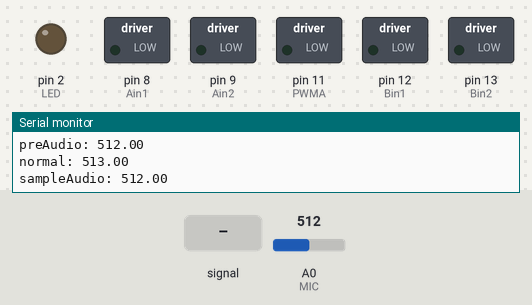
Recording of a sketch running on a simulated Arduino Uno, built with avr-gcc and run on an emulated ATmega328P. Parts: switched loads named in the sketch (green lamp = pin HIGH), output pins drawn as LEDs (lit = HIGH), the last lines printed to the serial monitor. Inputs (shaded band) come from the test bench; at power-on: A0 (MIC) = 512.

Above: at 1.2 s.
1.3 s: A0 (MIC) fed a 200 Hz sine of ±81 counts around its level
At 1.63 s:
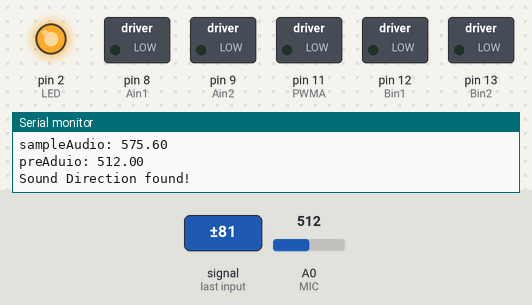
Timing chart, 0 to 4.3 s (numbered marks = the images above; inputs shaded):
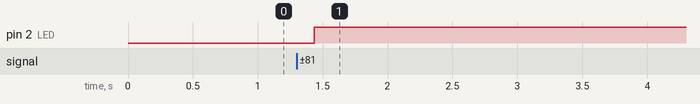

Measured:
- after the input at 1.3 s, pin 2 (LED): LOW → HIGH after 0.14 s

The sketch:

Move_towards_Sound.ino
```cpp
// This works!

// Pin variables
const int LED = 2;     // Pin  for LED light
const int TRIG = 6;    // Pin for the trig pin of the ultrasonic
const int ECHO = 5;    // Pin for the echo pin of the ultrasonic
const int MIC = A0;    // Pin for Sound Sensor

// Pins for Left Motor
const int PWMB = 10;
const int Bin2 = 13;
const int Bin1 = 12;

// Pins for Right Motor
const int Ain1 = 8;
const int Ain2 = 9;
const int PWMA = 11;

// Sample variables
float sampleAudio = 0;    // sample of audio level in environment
float preAduio = 0;       // Previous Audio sample
float normal = -1;        // Normal sound level

// Control variables
const float turnTheshold = 3.0;   // min sound threshold for the robot to detect if it start to turn around
const float sourceThreshold = 22.5; // min sound threshold for the robot to detect if it think it found the source of the sound.
boolean turned = false;   // control variable. Determines if robot is turned towards sound.
boolean found = false;    //control variable. Determines if robot has fuond the source of the sonud.

void setup() {
  Serial.begin (9600); // Start a serial connection

  // Set up pins for motor
  pinMode (Ain1, OUTPUT);
  pinMode (Ain2, OUTPUT);
  pinMode (PWMA, OUTPUT);

  pinMode (Bin1, OUTPUT);
  pinMode (Bin2, OUTPUT);
  pinMode (PWMA, OUTPUT);

  // set up pin for LED
  pinMode (LED, OUTPUT);
  digitalWrite (LED, LOW);
}

void loop() {
  //forward (200, 250);
  //delay (500);

  if (found == false) {
    preAduio = sampleAudio;
    sampleAudio = takeSample ();

    Serial.print ("sampleAudio: ");
    Serial.println (sampleAudio);
    Serial.print ("preAudio: ");
    Serial.println (preAduio);
    Serial.print ("normal: ");
    Serial.println (normal);
  }

  // Callibrate the robot to a normal environment
  if (normal == -1) {
    normal = sampleAudio + 1;
  }
  findSource (); // Spin robot around
  zeroIn (); // Move robot towards the sound

  if (turned == true) {
    digitalWrite (LED, HIGH);
    delay (200);
  }
  digitalWrite (LED, LOW);
}

/*
 * Takes a couple of samples from audio and averages them out.
 * Reduces the number of sudden spikes in audio levels.
 * Param:
 *  N/A
 * Return:
 *  A float that represents the average of five audio samples.
 */
float takeSample () {
  float sumSample = 0;

  // sum five audio samples together
  for (int i = 0; i < 5; i++) {
    float sample = (float) analogRead (MIC);
    sumSample += sample;
    delay (10);
  }
  return sumSample / 5; // divides the samples by five and return.
}

/*
 * Turns the robot to the direction the sound is coming from.
 *
 * Param:
 *    N/A
 *
 * Return:
 *    N/A
 */
void findSource () {
  if (((normal + 0.5) < sampleAudio) && (turned == false)) { // If detected large sound and the robot hasn't turned.
    Serial.println ("NOISE DETECTED!");
    Serial.print ("sampleAudio: ");
    Serial.println (sampleAudio);
    Serial.print ("preAduio: ");
    Serial.println (preAduio);

    // If the sample Audio is less than the threshold
    if (sampleAudio < turnTheshold){
      Serial.println ("Turning towards Sound!");
      right (200, 250);
      delay (100);
    }
    // If the sample Adudio is greater to threshold but the previous audio is less than threshold
    else if ((sampleAudio >= turnTheshold) && (preAduio < turnTheshold)) {
      Serial.println ("Turning towards Sound!");
      right (200, 250);
      delay (100);
    }
    // If the sample audio and the previous audio are both greater than threshold
    else if ((sampleAudio >= turnTheshold) && (preAduio >= turnTheshold)) {
      Serial.println ("Sound Direction found!");
      digitalWrite (LED, HIGH);
      delay (200);
      turned = true;
    }
  }
  digitalWrite (LED,LOW); // turn off LED
}

/*
 * Moves the robot towards the source of the sound while avoiding objects in the way.
 *
 * Param:
 *    N/A
 * Return:
 *  N/A
 */
void zeroIn () {
  if ((turned == true) && (found == false)) {

    // Do object detection stuff here!

    if (sampleAudio < sourceThreshold) {
      Serial.println ("Moving Forward.");
      forward (255, 150);
    }
    else if (sampleAudio >= sourceThreshold) {
      Serial.println ("Found Source!");
      found = true;
    }
  }
}

/*
 * Makes the robot moves backward from the direction it is facing.
 * Param:
 *  motorSpeed    - Controls the speed of the motors
 *  distance      - Controls how far the robot moves in the direction
 * Return:
 *  N/A
 */
void backward (int motorSpeed, int distance) {
  rightMotor (-motorSpeed); // Activate the right motor. negative for reverse
  leftMotor (-motorSpeed); // Activate the left motor. negative for reverse
  delay (distance); // Waits for the robot to move to the desired length
  rightMotor (0); // Stop the right motor
  leftMotor (0); // Stop the left motor
}

/*
 * Makes the robot moves to the right from the direction it is facing.
 * Param:
 *  motorSpeed    - Controls the speed of the motors
 *  distance      - Controls how far the robot moves in the direction
 * Return:
 *  N/A
 */
void right (int motorSpeed, int distance) {
  rightMotor (motorSpeed); // Right motor moves forward
  leftMotor (-motorSpeed); // Left motor moves backward. Negative = reverse
  delay (distance); // wait for the robot to move to the desired length
  rightMotor (0); // stop right motor
  leftMotor (0); // stop left motor
}

/*
 * Makes the robot moves forward in the direction it is facing.
 * Param:
 *  motorSpeed    - Controls the speed of the motors
 *  distance      - Controls how far the robot moves in the direction
 * Return:
 *  N/A
 */
void forward (int motorSpeed, int distance) {
  rightMotor (motorSpeed); // Active the right motor
  leftMotor (motorSpeed); // Active the left motor
  delay (distance);       // Waits for the robot to move to the desired direction
  rightMotor (0);         // Stop the right motor
  leftMotor (0);          // Stop the left motor
}

/*
 * Makes the robot moves to the left from the direction it is facing.
 * Param:
 *  motorSpeed    - Controls the speed of the motors
 *  distance      - Controls how far the robot moves in the direction
 * Return:
 *  N/A
 */
void left (int motorSpeed, int distance) {
  rightMotor (-motorSpeed); // right motor moves backward. Negative = reverse
  leftMotor (motorSpeed); // left motor moves forward.
  delay (distance); // Waits for the robot to move to the desired direction
  rightMotor (0); // stops the right motor
  leftMotor (0); // stops the left motor
}

/*
 * Controls the motor speed of the right motor.
 * Param:
 *  motorSpeed    - Controls the speed of the motor. Can't Go lower than 150 or engine won't work.
 *  Return:
 *  N/A
 */
void rightMotor (int motorSpeed) {
  // if motorSpeed is positive, move Clockwise
  if (motorSpeed > 0) {
    digitalWrite (Ain1, HIGH);
    digitalWrite (Ain2, LOW);
  }
  // If motorSpeed is negative, move CounterClockwise
  else if (motorSpeed < 0) {
    digitalWrite (Ain1, LOW);
    digitalWrite (Ain2, HIGH);
  }
  // If zero, stop motor
  else {
    digitalWrite (Ain1, LOW);
    digitalWrite (Ain2, LOW);
  }
  // Controls the speed of the motor.
  analogWrite (PWMA, abs(motorSpeed));
}

/*
 * Controls the motor speed of the left motor.
 * Param:
 *  motorSpeed    - Controls the speed of the motor. Can't Go lower than 150 or engine won't work.
 *  Return:
 *  N/A
 */
void leftMotor (int motorSpeed) {
  // if motorSpeed is positive, move Clockwise
  if (motorSpeed > 0) {
    digitalWrite (Bin1, HIGH);
    digitalWrite (Bin2, LOW);
  }
  // If motorSpeed is negative, move CounterClockwise
  else if (motorSpeed < 0) {
    digitalWrite (Bin1, LOW);
    digitalWrite (Bin2, HIGH);
  }
  // If zero, stop motor
  else {
    digitalWrite (Bin1, LOW);
    digitalWrite (Bin2, LOW);
  }
  // Controls the speed of the motor.
  analogWrite (PWMB, abs (motorSpeed));
}

/*
 * Sends out a sound pulse and times how long it takes to come back.
 * Based on the time, detects distances from objects.
 *
 * Param:
 *    N/A
 * Return:
 *    A float that represents the distance from an object in front of the robot.
 */
float getDistance () {
  float echoTime;   // variable to store the time it takes for a ping to bounce off an object
  float calcualtedDistance;   // variable to store the distance calculated from the echo time

  // send out an ultrasonic pulse that's 10ms long
  digitalWrite (TRIG, HIGH);
  delayMicroseconds (10);
  digitalWrite (TRIG, LOW);

  echoTime = pulseIn (ECHO, HIGH); // use the pulseIn command to see how long it takes for the pulse to bounce back

  Serial.print ("echoTime: ");
  Serial.println (echoTime);
  calcualtedDistance = echoTime / 148.0;  // calculate the distance of the object that reflected the pulse (half the bounce time multiplied by the speed of sound)
  return calcualtedDistance;              // send back the distance that was calculated
}
```
